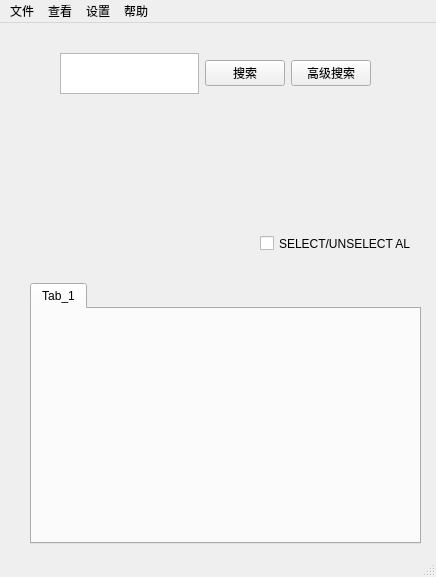
<?xml version="1.0" encoding="UTF-8"?>
<ui version="4.0">
 <class>MainWindow</class>
 <widget class="QMainWindow" name="MainWindow">
  <property name="geometry">
   <rect>
    <x>0</x>
    <y>0</y>
    <width>436</width>
    <height>577</height>
   </rect>
  </property>
  <property name="sizePolicy">
   <sizepolicy hsizetype="Fixed" vsizetype="Fixed">
    <horstretch>0</horstretch>
    <verstretch>0</verstretch>
   </sizepolicy>
  </property>
  <property name="windowTitle">
   <string>MainWindow</string>
  </property>
  <widget class="QWidget" name="centralwidget">
   <widget class="QWidget" name="horizontalLayoutWidget">
    <property name="geometry">
     <rect>
      <x>60</x>
      <y>30</y>
      <width>311</width>
      <height>41</height>
     </rect>
    </property>
    <layout class="QHBoxLayout" name="Layout_Search">
     <item>
      <widget class="QTextEdit" name="SearchText">
       <property name="sizePolicy">
        <sizepolicy hsizetype="Expanding" vsizetype="Expanding">
         <horstretch>0</horstretch>
         <verstretch>0</verstretch>
        </sizepolicy>
       </property>
       <property name="minimumSize">
        <size>
         <width>20</width>
         <height>20</height>
        </size>
       </property>
      </widget>
     </item>
     <item>
      <widget class="QPushButton" name="SearchButton">
       <property name="text">
        <string>搜索</string>
       </property>
      </widget>
     </item>
     <item>
      <widget class="QPushButton" name="AdvancedSearchButton">
       <property name="text">
        <string>高级搜索</string>
       </property>
      </widget>
     </item>
    </layout>
   </widget>
   <widget class="QCheckBox" name="checkBox_selcetAll">
    <property name="geometry">
     <rect>
      <x>260</x>
      <y>210</y>
      <width>151</width>
      <height>21</height>
     </rect>
    </property>
    <property name="text">
     <string>SELECT/UNSELECT ALL</string>
    </property>
   </widget>
   <widget class="QWidget" name="gridLayoutWidget">
    <property name="geometry">
     <rect>
      <x>30</x>
      <y>110</y>
      <width>381</width>
      <height>91</height>
     </rect>
    </property>
    <layout class="QGridLayout" name="Layout_Items"/>
   </widget>
   <widget class="QTabWidget" name="tabWidget_result">
    <property name="geometry">
     <rect>
      <x>30</x>
      <y>260</y>
      <width>391</width>
      <height>261</height>
     </rect>
    </property>
    <property name="currentIndex">
     <number>0</number>
    </property>
    <widget class="QWidget" name="tab_1">
     <attribute name="title">
      <string>Tab_1</string>
     </attribute>
    </widget>
   </widget>
  </widget>
  <widget class="QMenuBar" name="menubar">
   <property name="geometry">
    <rect>
     <x>0</x>
     <y>0</y>
     <width>436</width>
     <height>23</height>
    </rect>
   </property>
   <widget class="QMenu" name="menu_file">
    <property name="title">
     <string>文件</string>
    </property>
    <addaction name="separator"/>
    <addaction name="New"/>
    <addaction name="Open"/>
    <addaction name="Save"/>
    <addaction name="SaveAs"/>
    <addaction name="Close"/>
    <addaction name="Quit"/>
   </widget>
   <widget class="QMenu" name="menu_view">
    <property name="title">
     <string>查看</string>
    </property>
    <addaction name="importItems"/>
   </widget>
   <widget class="QMenu" name="menu_settings">
    <property name="title">
     <string>设置</string>
    </property>
    <addaction name="preference"/>
    <addaction name="language"/>
   </widget>
   <widget class="QMenu" name="menu_help">
    <property name="title">
     <string>帮助</string>
    </property>
    <addaction name="instructions"/>
    <addaction name="info"/>
   </widget>
   <addaction name="menu_file"/>
   <addaction name="menu_view"/>
   <addaction name="menu_settings"/>
   <addaction name="menu_help"/>
  </widget>
  <widget class="QStatusBar" name="statusbar"/>
  <action name="Open">
   <property name="text">
    <string>打开</string>
   </property>
  </action>
  <action name="Save">
   <property name="text">
    <string>保存</string>
   </property>
  </action>
  <action name="SaveAs">
   <property name="text">
    <string>另存为</string>
   </property>
  </action>
  <action name="Close">
   <property name="text">
    <string>关闭</string>
   </property>
  </action>
  <action name="Quit">
   <property name="text">
    <string>退出</string>
   </property>
  </action>
  <action name="preference">
   <property name="text">
    <string>首选项</string>
   </property>
  </action>
  <action name="language">
   <property name="text">
    <string>语言</string>
   </property>
  </action>
  <action name="instructions">
   <property name="text">
    <string>使用说明</string>
   </property>
  </action>
  <action name="info">
   <property name="text">
    <string>关于</string>
   </property>
  </action>
  <action name="New">
   <property name="text">
    <string>新建</string>
   </property>
  </action>
  <action name="importItems">
   <property name="text">
    <string>导入</string>
   </property>
  </action>
 </widget>
 <resources/>
 <connections/>
</ui>
